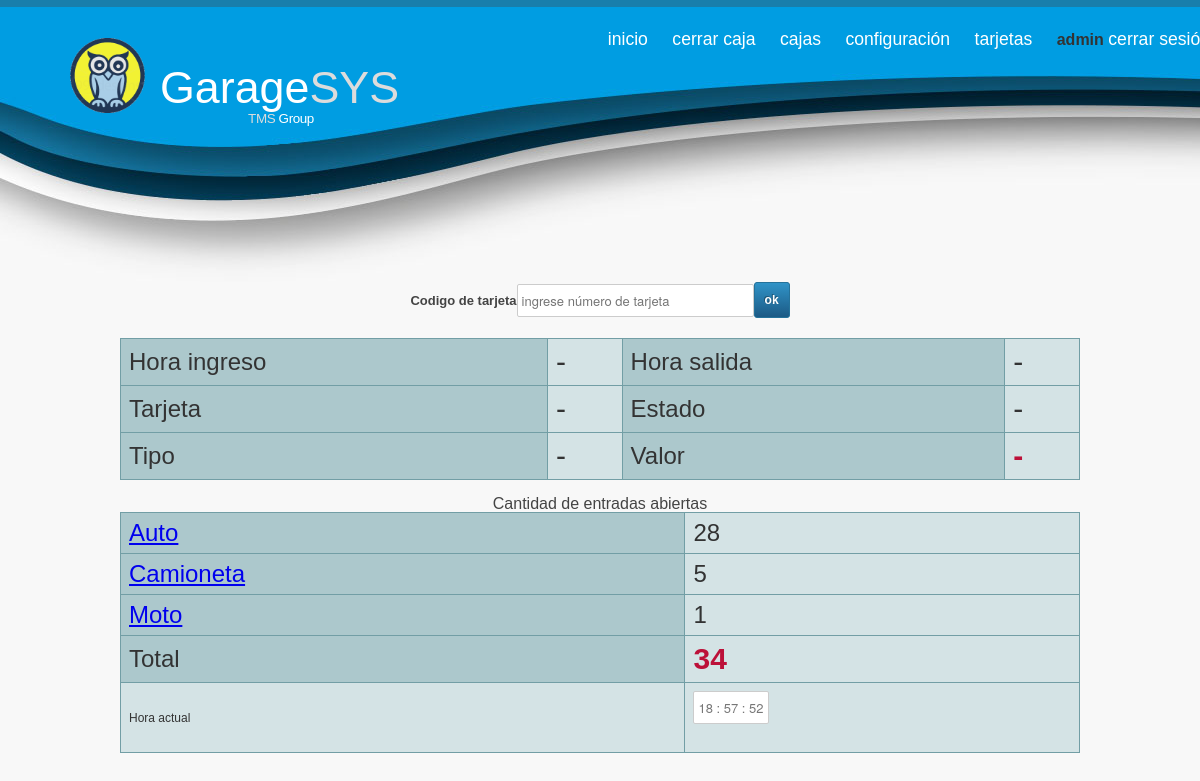
/index.php (signed in), run on the app's committed database.
### tables this page shows
CREATE TABLE IF NOT EXISTS `aplicacion` (
  `id_aplicacion` int(11) NOT NULL AUTO_INCREMENT,
  `nombre` varchar(50) NOT NULL,
  `gris` varchar(50) NOT NULL,
  `id_estado` int(11) NOT NULL,
  PRIMARY KEY (`id_aplicacion`)
);

CREATE TABLE IF NOT EXISTS `tipo` (
  `id_tipo` int(11) NOT NULL AUTO_INCREMENT,
  `tipo` varchar(32) NOT NULL,
  PRIMARY KEY (`id_tipo`)
);

### index.php (the view, shortened to what this page needs)
<?php
include_once("menu.php");
$query="SELECT count(*) as count, tipo.tipo, tipo.id_tipo FROM `estadia` INNER JOIN tipo ON (estadia.id_tipo=tipo.id_tipo) WHERE id_estado=1 GROUP BY tipo.id_tipo";
$estadia=mysql_query($query) or die(mysql_error());
$row_estadia = mysql_fetch_assoc($estadia);
$numero_estadia=0;
?>
<form action="index.php" name="estadia">
<table>
<tr>
<td><label>Codigo de tarjeta</label></td>
<td><input type="text" name="tarjeta" placeholder="ingrese número de tarjeta" size="30" ></td>
<td><button type="submit">ok</button></td>
</tr>
</table>
</form>
<?php
if(isset($_GET['tarjeta'])){
if($numero_estadias==0){ ?>
<table id="tfhover" class="tftable">
<tr>
	<th><div class="ptablatexto">Hora ingreso</div></th>
	<th><div class="ptablatexto">Hora salida</div></th>
	<td><div class="ptabladato"> - </div></td>
</tr>
<tr>
	<th><div class="ptablatexto">Tarjeta</div></th>
	<td><div class="ptabladato"><?php echo $row_tarjeta['codigo'];?></div></td>
	<th><div class="ptablatexto">Estado</div></th>
	<td><div class="ptabladato">Abierta</div></td>
</tr>
<tr>
	<th><div class="ptablatexto">Tipo</div></th>
	<td><div class="ptabladato"><?php echo $row_tarjeta['tipo'];?></div></td>
	<th><div class="ptablatexto">Valor</div></th>
	<td><div class="ptablatotal"> - </div></td>
</tr>
</table>
<?php }else{ ?>
<table>
<table id="tfhover" class="tftable">
<tr>
	<th><div class="ptablatexto">Hora ingreso</div></th>
	<td><div class="ptabladato"><?php echo date("H:i:s", strtotime( $entrada)) ;?></div></td>
	<th><div class="ptablatexto">Hora salida</div></th>
	<td><div class="ptabladato"><?php echo date("H:i:s", strtotime( $salida)) ;?></div></td>
</tr>
<tr>
	<th><div class="ptablatexto">Tarjeta</div></th>
	<td><div class="ptabladato"><?php echo $row_tarjeta['codigo'];?></div></td>
	<th><div class="ptablatexto">Estado</div></th>
	<td><div class="ptabladato">Cerrada</div></td>
</tr>
<tr>
	<th><div class="ptablatexto">Tipo</div></th>
	<td><div class="ptabladato"><?php echo $row_tarjeta['tipo'];?></div></td>
	<th><div class="ptablatexto">Valor</div></th>
	<td><div class="ptablatotal"><?php echo $monto;?></div></td>
</tr>
</table>
<?php
	$horas=0;
	$min=$minutos;
	while ($min >= 60) {
	$min=$min-60;
	$horas=$horas+1;;
	}?>
<h1>Tiempo:	<?php
			if($horas<10){
			echo "0".$horas	;
			}else{
			echo $horas ;
			}
			?>
			:
			<?php
			if($min<10){
			echo "0".$min	;
			}else{
			echo $min ;
			}?></h1>
<?php }
}else{ ?>
<table id="tfhover" class="tftable">
<tr>
	<th><div class="ptablatexto">Hora ingreso</div></th>
	<td><div class="ptabladato"> - </div></td>
	<th><div class="ptablatexto">Hora salida</div></th>
	<td><div class="ptabladato"> - </div></td>
</tr>
<tr>
	<th><div class="ptablatexto">Tarjeta</div></th>
	<td><div class="ptabladato"> - </div></td>
	<th><div class="ptablatexto">Estado</div></th>
	<td><div class="ptabladato"> - </div></td>
</tr>
<tr>
	<th><div class="ptablatexto">Tipo</div></th>
	<td><div class="ptabladato"> - </div></td>
	<th><div class="ptablatexto">Valor</div></th>
	<td><div class="ptablatotal"> - </div></td>
</tr>
</table>
<?php }?>
<br>
Cantidad de entradas abiertas
<table id="tfhover" class="tftable">
<?php do{ ?>
<tr>
	<th><div class="ptablatexto"><a href="#" title="ver detalle" onClick="abrirVentana('verdetalle.php?tipo=<?php echo $row_estadia['id_tipo'];?>')"><?php echo $row_estadia['tipo'];?></a></div></th>
	<td><div class="ptablatexto"><?php echo $row_estadia['count'];?></div></td>
	<?$numero_estadia=$numero_estadia+$row_estadia['count'];?>
</tr>
<?php }while ($row_estadia = mysql_fetch_array($estadia));?>
<tr>
	<th><div class="ptablatexto">Total</div></th>
	<td><div class="ptablatotal"><?php echo $numero_estadia;?></div></td>
</tr>
<tr>
	<td>Hora actual</td>
	<td><form name="form_reloj">
		<input type="text" name="reloj" size="7">
		</form></td>
</tr>
</table>

### menu.php (shortened to what this page needs)
<?php include_once("head.php");?>
<body onload="mueveReloj()">
<?php
$query="SELECT * FROM `aplicacion`";
$aplicacion=mysql_query($query) or die(mysql_error());
$row_aplicacion = mysql_fetch_assoc($aplicacion);
?>
	<header id="cabecera">
		<div class="container">
			<a id="logo" href="">
			<?php echo $row_aplicacion['nombre']?><span class="gris"><?php echo $row_aplicacion['gris']?></span>
			<p><span class="gris">TMS</span> Group</p></a>
			<nav id="navigation">
                <a href="index.php">Inicio</a>
                <a href="caja.php">Cerrar Caja</a>
				<?php
				if($_SESSION['id_tipousuario']==1){
				?>
				<a href="cajas.php">Cajas</a>
                <a href="config.php">Configuración</a>
				<a href="codigos.php">Tarjetas</a>
				<?php } ?>
				<?php
    if(isset($_SESSION['usuario_nombre'])) {
	?>
	<strong><?=$_SESSION['usuario_nombre']?></strong>
	 <a href="login/logout.php">Cerrar Sesión</a>
	<?php
		}
	?>
            </nav>
        </div>
    </header>
	<div id="content" class="container">

### css/1.css (style rules this page uses)
html, body, div, span, applet, object, iframe, h1, h2, h3, h4, h5, h6, p, blockquote, pre, a, abbr, acronym, address, big, cite, code, del, dfn, em, img, ins, kbd, q, s, samp, small, strike, strong, sub, sup, tt, var, b, u, i, center, dl, dt, dd, ol, ul, li, fieldset, form, label, legend, table, caption, tbody, tfoot, thead, tr, th, td, article, aside, canvas, details, embed, figure, figcaption, footer, header, hgroup, menu, nav, output, ruby, section, summary, time, mark, audio, video { margin: 0; padding: 0; border: 0; font-size: 100%; font: inherit; }
article, aside, details, figcaption, figure, footer, header, hgroup, menu, nav, section { display: block; }
body { line-height: 1; }
table { border-collapse: collapse; border-spacing: 0; }
body { background: #fff; font-family: "Trebuchet MS",Verdana,Geneva,Arial,Helvetica,sans-serif; color: #444; -webkit-font-smoothing: antialiased; -webkit-text-size-adjust: 100%; }
p { margin: 0 0 20px 0; }
strong { font-weight: bold; color: #333; }
.button, button, input[type="submit"], input[type="reset"], input[type="button"] { cursor: pointer; border:1px solid #25729a; -webkit-border-radius: 3px; -moz-border-radius: 3px; border-radius: 3px; font-size:12px; font-family:arial, helvetica, sans-serif; padding: 10px 10px 10px 10px; text-decoration:none; text-shadow: -1px -1px 0 rgba(0,0,0,0.3);font-weight:bold; color: #FFFFFF; background-color: #3093c7; background-image: -webkit-gradient(linear, left top, left bottom, from(#3093c7), to(#1c5a85)); background-image: -webkit-linear-gradient(top, #3093c7, #1c5a85); background-image: -moz-linear-gradient(top, #3093c7, #1c5a85); background-image: -ms-linear-gradient(top, #3093c7, #1c5a85); background-image: -o-linear-gradient(top, #3093c7, #1c5a85); background-image: linear-gradient(to bottom, #3093c7, #1c5a85);filter:progid:DXImageTransform.Microsoft.gradient(GradientType=0,startColorstr=#3093c7, endColorstr=#1c5a85); }
form { margin-bottom: 20px; }
input[type="text"], input[type="password"], input[type="email"], textarea, select { border: 1px solid #ccc; padding: 6px 4px; outline: none; -moz-border-radius: 2px; -webkit-border-radius: 2px; border-radius: 2px; font: 13px "HelveticaNeue", "Helvetica Neue", Helvetica, Arial, sans-serif; color: #777; margin: 0; max-width: 100%; display: block; background: #fff; }
label, legend { display: block; font-weight: bold; font-size: 13px; }
table.tftable { font-size:12px;color:#333333;width:100%;border-width: 1px;border-color: #729ea5;border-collapse: collapse; }
table.tftable th { font-size:12px;background-color:#acc8cc;border-width: 1px;padding: 8px;border-style: solid;border-color: #729ea5;text-align:left; }
table.tftable tr { background-color:#d4e3e5; }
table.tftable td { font-size:12px;border-width: 1px;padding: 8px;border-style: solid;border-color: #729ea5; }
.ptablatexto { font-size: 24px; }
.ptabladato { font-size: 30px; }
.ptablatotal { font-size: 30px; color:#bc1139; font-weight: bold; }

### css/2.css (style rules this page uses)
.container { position: relative; width: 960px; margin: 0 auto; padding: 0; }
.container:after { content: "\0020"; display: block; height: 0; clear: both; visibility: hidden; }

### css/3.css (style rules this page uses)
body { background: #f8f8f8; border-top:7px solid #187eac; -webkit-font-smoothing: subpixel-antialiased; }
#cabecera { height:275px; background: url(../imagenes/cabecera.jpg) no-repeat center bottom; position: relative; }
#logo { background: url(../imagenes/logo.png) no-repeat left; background-size:75px 75px; position: absolute; top:-5px; left:-50px; height:84px; font-size: 2.8em; color:#fff; text-decoration: none; padding-left:90px; padding-top:63px; font-family: 'Raleway', sans-serif; font-weight: 200; }
#logo p { display: block; font-weight: normal; font-size: .3em; letter-spacing: -0.03em; margin-left:3px; margin-top: 2px; }
.gris { color:#dcdcdc; }
#navigation { position: absolute; top:24px; right:-150px; }
#content { position: relative; margin-bottom: 0px; }
.container { position: relative; }
#navigation a { color:#fff; text-decoration: none; font-size: 1.1em; text-transform: lowercase; margin-right: 20px; font-family: 'Raleway', sans-serif; font-weight: 300; }

### data on the page
aplicacion: nombre "Garage", gris "SYS"
tipo: tipo "Auto", count "28"
tipo: tipo "Camioneta", count "5"
tipo: tipo "Moto", count "1"

### other printed values
$_SESSION['usuario_nombre'] "admin"
$numero_estadia "34"
